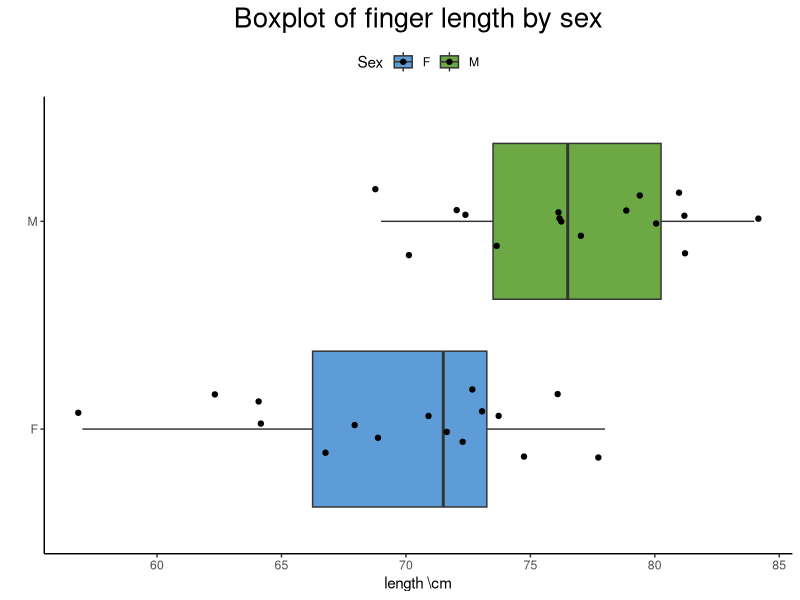
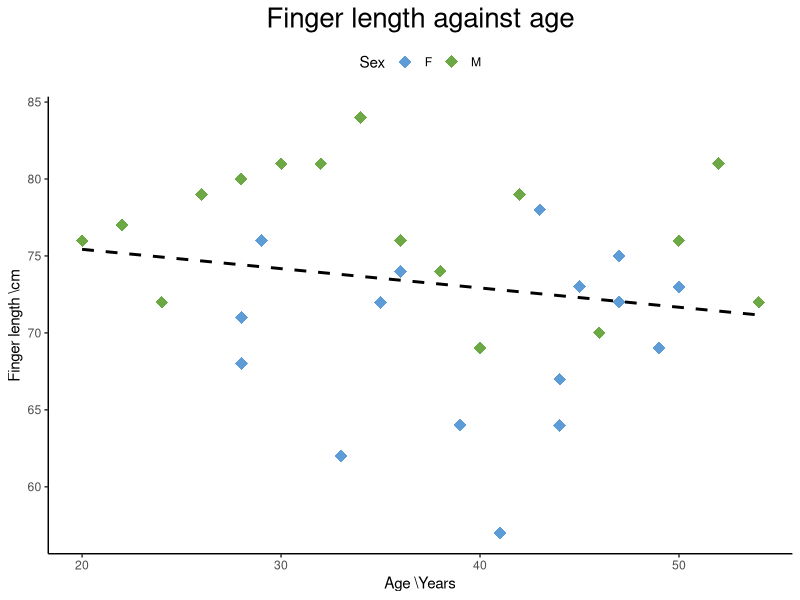
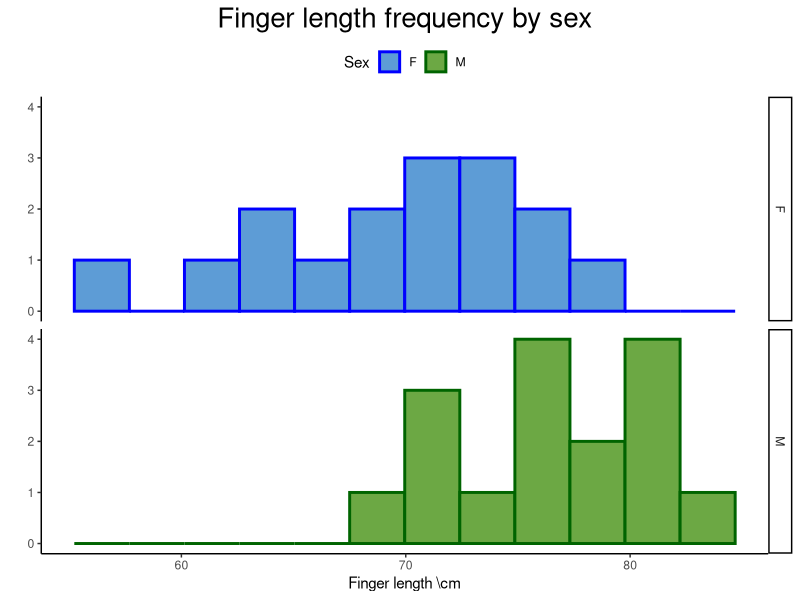
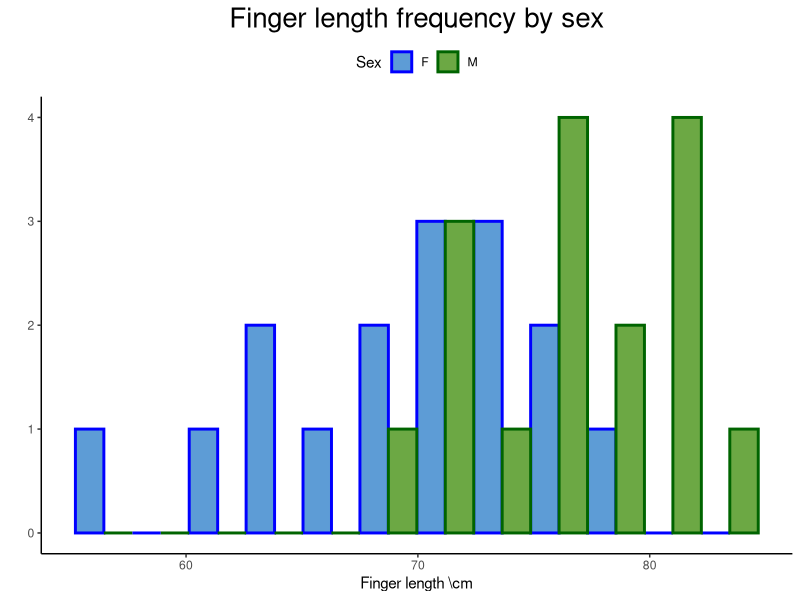

Recreate these plots in R, in order.
library(ggplot2)
library(dplyr)
library(readr)

df <- read_csv("ringData.csv")

colors<-c("#5d9cd6","#6ca844")


bp<-ggplot(data=df,aes(x=Sex,y=Length, fill=Sex))  

bp+geom_boxplot()+
  geom_jitter(width=0.2)+
  scale_fill_manual(values=colors)+
  theme_classic()+
  theme(legend.position = "top", plot.title=element_text(hjust=0.5, size=20))+
  coord_flip()+
  labs(y="length \\cm", x=" ", title="Boxplot of finger length by sex")
    
  

scat<-ggplot(data=df,aes(y=Length, x=Age))  

scat+geom_point(aes(color=Sex),size=4, shape=18) + theme_classic()+
  #stat_smooth(method = "lm", se=FALSE)+
  #facet_grid(Sex ~ .)
  geom_smooth(method="lm", se=FALSE, color="black", linetype="dashed")+
  scale_color_manual(values=colors)+
  theme_classic()+
  theme(axis.title.y = element_text(),   legend.position = "top", plot.title=element_text(hjust=0.5, size=20))+
  labs(x="Age \\Years", y="Finger length \\cm", title = "Finger length against age") 


hist<-ggplot(data=df,aes(x=Length, fill=Sex, color=Sex))

##hist with facets#
hist + geom_histogram(bins =12, size = 1)+
  labs(x="Finger length \\cm", y="", title = "Finger length frequency by sex")+
  scale_fill_manual(values=colors)+
  scale_color_manual(values=c("blue", "dark green"))+
  theme_classic()+
  theme(legend.position = "top", plot.title=element_text(hjust=0.5, size=20))+
  facet_grid(Sex ~.)

## interleaved hist ##

hist +
  labs(x="Finger length \\cm", y="", title = "Finger length frequency by sex")+
  scale_fill_manual(values=colors)+
  scale_color_manual(values=c("blue", "dark green"))+
  theme_classic()+
  theme(legend.position = "top", plot.title=element_text(hjust=0.5, size=20))+
  geom_histogram(bins =12, position = "dodge", size = 1)


correlation <- cor.test(df$Age,df$Length)

ttest<- t.test(Length~Sex, data = df, var.equal=TRUE, mu=0)

ftest<-var.test(Length~Sex,df, alternative="two.sided")

cor(df$Age, df$Length)

?t.test

